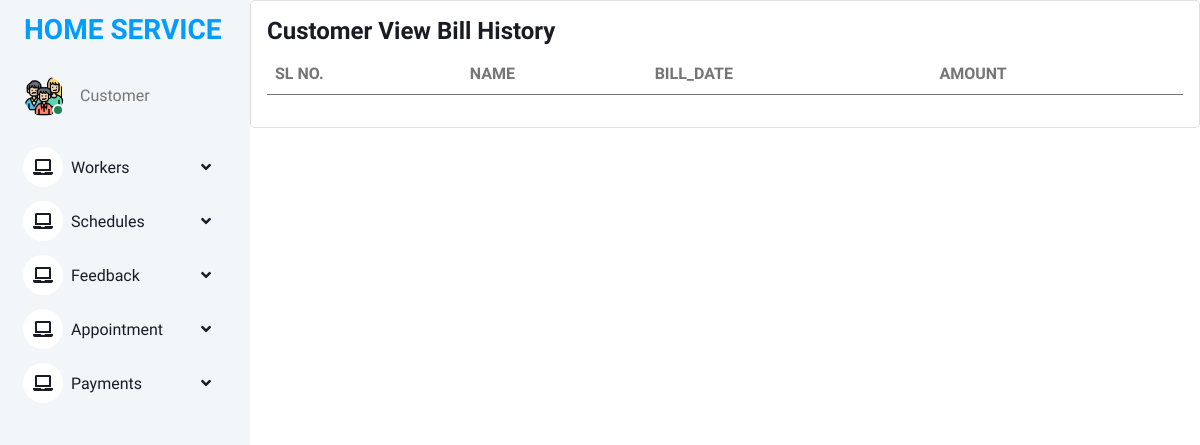
Page /bill_history (signed in) on the earlier database version.
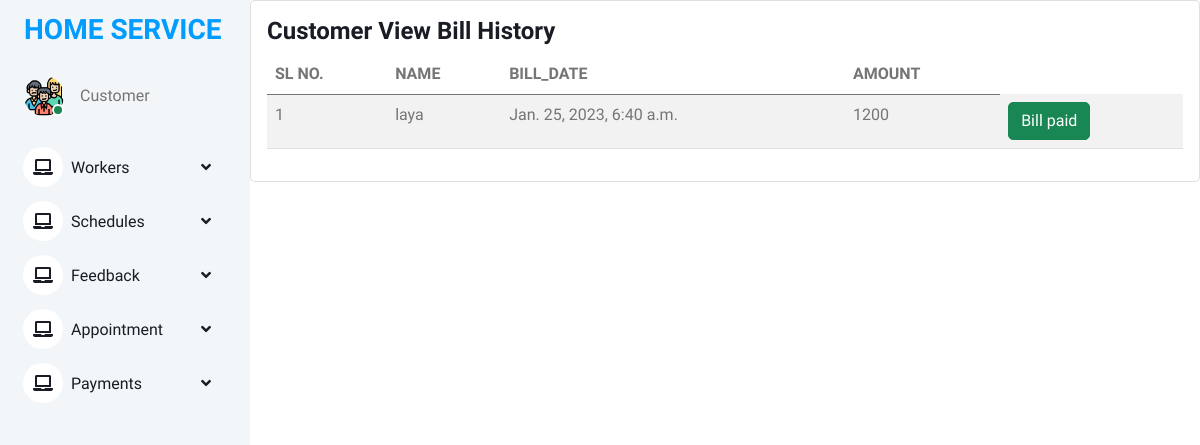
Same page on the later database version.
### online_home_service_app/models.py (models this page shows)
class Bill(models.Model):
    name = models.ForeignKey(Register, on_delete=models.CASCADE)
    bill_date = models.DateTimeField(auto_now_add=True)
    amount = models.IntegerField()
    paid_on = models.DateField(auto_now=True)
    status = models.IntegerField(default=0)

class Register(models.Model):
    user = models.OneToOneField(Login,on_delete=models.CASCADE)
    name = models.CharField(max_length=100)
    address = models.CharField(max_length=100)
    mobile = models.CharField(max_length=10)
    email = models.EmailField()
    def __str__(self):
        return self.name

### online_home_service_app/views.py (the view)
# urls.py: path("bill_history", views.bill_history, name="bill_history"),
def bill_history(request):
    u = Register.objects.get(user=request.user)
    bill = Bill.objects.filter(name=u, status__in=[1, 2])
    return render(request,"customer/customer_view_bill_history.html", {'bill':bill})

### templates/customer/customer_view_bill_history.html
{% extends 'customer/customer base.html' %}
{% load crispy_forms_tags %}
{% block content %}
<div class="col-lg-18 grid-margin stretch-card">
              <div class="card">
                <div class="card-body">
                  <h4 class="card-title">Customer View Bill History</h4>
                  <div class="table-responsive">
                    <table class="table table-striped">
                      <thead>
                        <tr>
                          <th>SL NO.</th>
                          <th>NAME</th>
                          <th>BILL_DATE</th>
                          <th>AMOUNT</th>
                        </tr>
                      </thead>
                      <tbody>
                      {% for i in bill %}
                        <tr>
                          <td>{{forloop.counter}}</td>
                          <td>{{ i.name }}</td>
                          <td>{{ i.bill_date }}</td>
                          <td>{{ i.amount }}</td>
                          <td>
                              {% if i.status == 0 %}
                        <button type="button" class="btn btn-warning">
                          <a href= " {% url 'pay_bill' i.id  %}" >PAY ONLINE</a></button>
                              <button type="button" class="btn btn-warning" >
                              <a href= " {% url 'direct_payment' i.id %}" >PAY DIRECT</a></button>
                        {% else %}
                        <button type="button" class="btn btn-success">Bill paid</button>
                              {% endif %}
                          </td>
                        </tr>
                      {% endfor %}
                      </tbody>
                    </table>
                  </div>
                </div>
              </div>
            </div>
{% endblock %}

Differences in the rows shown:
now on this page (row edited): Bill: name "laya", bill_date "Jan. 25, 2023, 6:40 a.m.", amount "1200", status "Bill paid"
